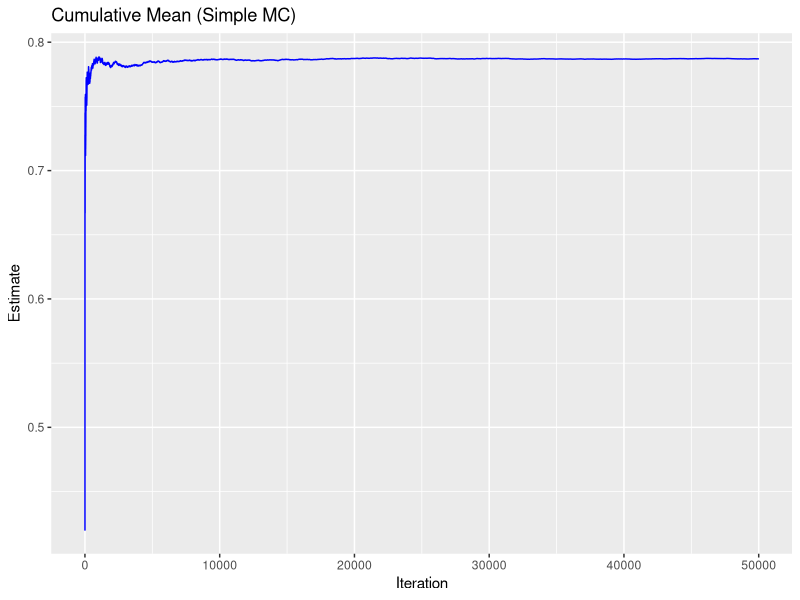
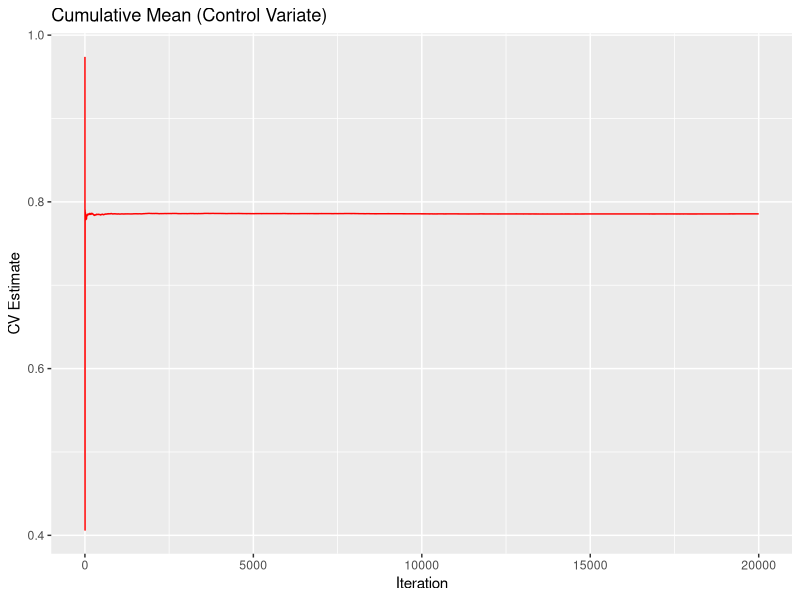
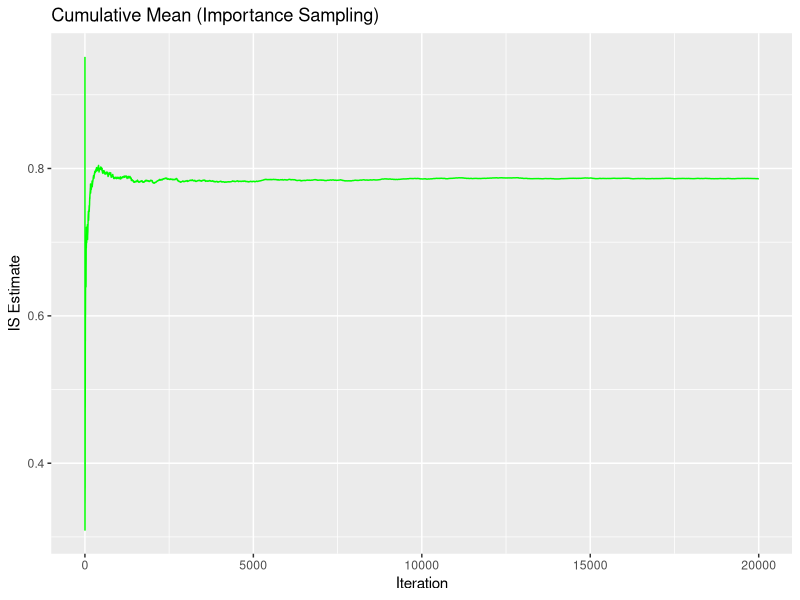
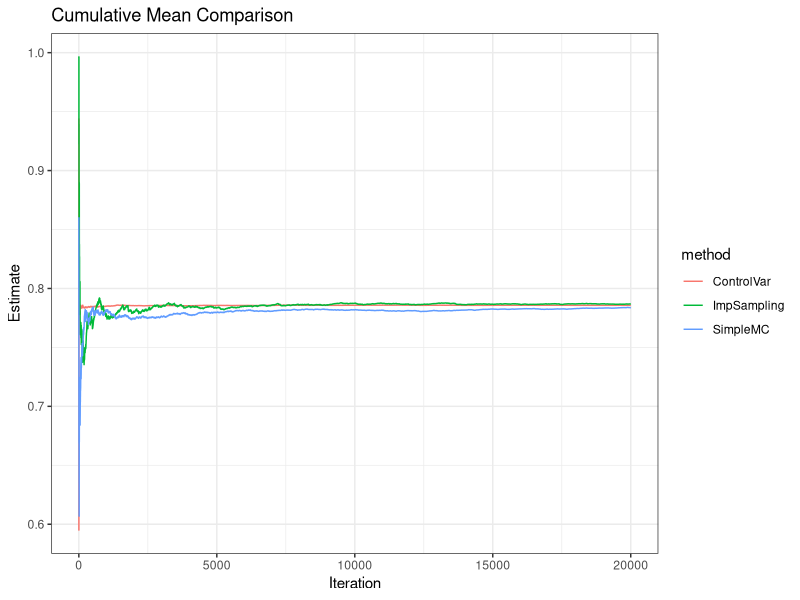

The R script that drew these images, in order:
## ---- chunk 1
library(ggplot2)

# Define logistic function
logistic <- function(z) {
  1 / (1 + exp(-z))
}

# Set model parameters
alpha <- 0        # Intercept
beta  <- 1        # Covariate coefficient

# Define random generators for non-normal distributions 
#                   of random effect b and covariate x
# Example: b ~ t_5 (heavy-tailed distribution)
r_b <- function(n) {
  rt(n, df = 5)
}

# Example: x ~ Gamma(shape=2, rate=1)
r_x <- function(n) {
  rgamma(n, shape = 2, rate = 1)
}
## ---- chunk 2
simpleMC <- function(N) {
  # Sample b from f(b)
  b_samp <- r_b(N)
  # Sample x from f(x)
  x_samp <- r_x(N)
  
  # Compute p_i = logistic(alpha + b_i + beta*x_i)
  p_values <- logistic(alpha + b_samp + beta * x_samp)
  
  # Simple MC estimate is the average of p_values
  est <- mean(p_values)
  
  # Approximate standard error using sample SD / sqrt(N)
  #se  <- sd(p_values) / sqrt(N)
  
  #return(list(est = est, se = se))
  return(list(est = est))
}
## ---- chunk 3
# 3.1 Define a control variate g(b, x)
#     It should be correlated with the target function but have a known or easily
#     approximated expectation. As an example, we use a probit-based function.

g_function <- function(b, x) {
  # Example: replace logistic with pnorm (probit)
  z <- alpha + 0.8 * b + 0.8 * x  # 0.8 is a heuristic factor here
  return(pnorm(z))
}

# 3.2 Approximate E[g] using a large-scale MC, since we might not have a closed-form
approx_Eg <- function(N = 5e5) {
  b_samp <- r_b(N)
  x_samp <- r_x(N)
  mean(g_function(b_samp, x_samp))
}

# 3.3 Control variate MC estimate
cvMC <- function(N, Eg_true = NULL) {
  if(is.null(Eg_true)) {
    # If not provided, approximate E[g] with a bigger MC sample
    Eg_true <- approx_Eg(N = 5e5)
  }
  # Sample from original distributions
  b_samp <- r_b(N)
  x_samp <- r_x(N)
  
  # Target function p(b,x)
  p_vals <- logistic(alpha + b_samp + beta * x_samp)
  # Control variate g(b,x)
  g_vals <- g_function(b_samp, x_samp)
  
  # (1) Simple estimates of p and g
  p_mean <- mean(p_vals)
  g_mean <- mean(g_vals)
  
  # (2) Optimal gamma via covariance
  cov_pg <- cov(p_vals, g_vals)
  var_g  <- var(g_vals)
  gamma_opt <- cov_pg / var_g
  
  # (3) Construct CV estimator
  p_cv <- p_mean - gamma_opt * (g_mean - Eg_true)
  
  # This returns the CV estimate, gamma, and other useful metrics
  return(list(est = p_cv))
}
## ---- chunk 4
# 4.1 Define the auxiliary distribution h(b,x)
#     Here we show an example of independent sampling from h(b)*h(x).
#     We'll pick t_3 for b (heavier tail) and tweak Gamma parameters for x.

# b ~ t_3
r_b_IS <- function(n) {
  rt(n, df = 3)
}
# PDF of b for t_3
d_b_IS <- function(b) {
  dt(b, df = 3)
}

# x ~ Gamma(shape=2, rate=0.5)
r_x_IS <- function(n) {
  rgamma(n, shape = 2, rate = 0.5)
}
# PDF of x for Gamma(shape=2, rate=0.5)
d_x_IS <- function(x) {
  dgamma(x, shape = 2, rate = 0.5)
}

# 4.2 Implement Importance Sampling
IS_MC <- function(N) {
  # Sample from h(b,x)
  b_samp <- r_b_IS(N)
  x_samp <- r_x_IS(N)
  
  # Compute original PDF values f(b), f(x)
  fb_vals <- dt(b_samp, df = 5)             # original t_5 for b
  fx_vals <- dgamma(x_samp, shape = 2, rate = 1)  # original Gamma for x
  
  # Compute auxiliary PDF values h(b), h(x)
  hb_vals <- d_b_IS(b_samp)
  hx_vals <- d_x_IS(x_samp)
  
  # Weights w_i = [f(b_i)*f(x_i)] / [h(b_i)*h(x_i)]
  w <- (fb_vals * fx_vals) / (hb_vals * hx_vals)
  
  # Target function p(b,x)
  p_vals <- logistic(alpha + b_samp + beta * x_samp)
  
  # IS estimate (unbiased if we average p*w)
  est <- mean(p_vals * w)
  
  # Rough variance estimate
  #p_var <- mean((p_vals * w)^2) - p_hat^2
  #se  <- sqrt(p_var / N)
  
  #return(list(est = est, se = se, w_mean = mean(w)))
  return(list(est = est))
}
## ---- chunk 5
# 5.1. Obtain a "true value" via a large-scale Simple MC
set.seed(9999)
N_large <- 5e6  

res_truth <- simpleMC(N_large)
true_value <- res_truth$est
cat("Approx. True Value =", true_value, "\n")


# 5.2. Repeat simulations for smaller N and compare bias, variance
simulate_three_methods <- function(N, Eg_true) {
  # Simple MC
  res_mc <- simpleMC(N)
  # CV
  res_cv <- cvMC(N, Eg_true = Eg_true)
  # IS
  res_is <- IS_MC(N)
  
  c(mc = res_mc$est, cv = res_cv$est, is = res_is$est)
}

set.seed(1234)
N_reps <- 50        # number of repeated simulations
N_small <- 1e5      # sample size for each repeated run


# Pre-calculate Eg_true for CV (to avoid doing it multiple times)
Eg_val <- approx_Eg(N=5e5)  

results_matrix <- replicate(N_reps, simulate_three_methods(N_small, Eg_true = Eg_val))
# results_matrix is now 3 x N_reps, each column is one replicate

mc_est <- results_matrix["mc", ]
cv_est <- results_matrix["cv", ]
is_est <- results_matrix["is", ]

# Compute mean estimate, bias, variance
mc_mean <- mean(mc_est)
cv_mean <- mean(cv_est)
is_mean <- mean(is_est)

mc_bias <- mc_mean - true_value
cv_bias <- cv_mean - true_value
is_bias <- is_mean - true_value

mc_var <- var(mc_est)
cv_var <- var(cv_est)
is_var <- var(is_est)

df_comparison <- data.frame(
  method   = c("MC", "CV", "IS"),
  mean_est = c(mc_mean, cv_mean, is_mean),
  bias     = c(mc_bias, cv_bias, is_bias),
  variance = c(mc_var, cv_var, is_var)
)

df_comparison


# 5.3 Compare CPU time
library(microbenchmark)

test_time <- microbenchmark(
  MC = { simpleMC(N_small) },
  CV = { cvMC(N_small, Eg_true = Eg_val) },
  IS = { IS_MC(N_small) },
  times = 10  # repeat each method 10 times
)

test_time
## ---- chunk 6
# 6.1 Example of cumulative mean for Simple MC
cumulative_MC <- function(N) {
  b_samp <- r_b(N)
  x_samp <- r_x(N)
  p_vals <- logistic(alpha + b_samp + beta * x_samp)
  cum_mean <- cumsum(p_vals) / seq_len(N)
  return(cum_mean)
}

# 6.2 Plot cumulative mean
set.seed(999)
N <- 5e4
cm_mc <- cumulative_MC(N)

df_mc <- data.frame(
  iter = 1:N,
  mean_est = cm_mc
)

ggplot(df_mc, aes(x = iter, y = mean_est)) +
  geom_line(color = "blue") +
  labs(title = "Cumulative Mean (Simple MC)",
       x = "Iteration",
       y = "Estimate")
## ---- chunk 7
# This function returns a vector of CV estimates for i from 1 to N.
cumulative_CV <- function(N, Eg_true = NULL, largeN_approx = 5e5) {
  if (is.null(Eg_true)) {
    # If E[g] is not provided, approximate with a larger MC
    Eg_true <- approx_Eg(N = largeN_approx)
  }
  
  # Sample from original distributions
  b_samp <- r_b(N)
  x_samp <- r_x(N)
  
  # Compute p(b,x) and g(b,x)
  p_vals <- logistic(alpha + b_samp + beta * x_samp)
  g_vals <- g_function(b_samp, x_samp)
  
  # We will keep track of partial sums to compute means, covariance, etc.
  cum_p  <- cumsum(p_vals)
  cum_g  <- cumsum(g_vals)
  cum_pg <- cumsum(p_vals * g_vals)   # needed for Cov(p,g)
  cum_g2 <- cumsum(g_vals^2)         # needed for Var(g)
  
  # Vector to store CV estimates at each iteration
  pCV_cum <- numeric(N)
  
  # The first data point (i=1) does not allow us to compute a covariance
  # We can simply set pCV_cum[1] to p_vals[1], or NA, etc.
  pCV_cum[1] <- p_vals[1]
  
  # Loop over i = 2 to N
  for (i in 2:N) {
    # partial means
    p_bar_i <- cum_p[i] / i
    g_bar_i <- cum_g[i] / i
    
    # Cov(p,g) = E[ p*g ] - E[p]*E[g ]
    # partial estimate of E[p*g] = cum_pg[i] / i
    pg_bar_i <- cum_pg[i] / i
    cov_pg_i <- pg_bar_i - (p_bar_i * g_bar_i)
    
    # Var(g) = E[g^2] - (E[g])^2
    g2_bar_i <- cum_g2[i] / i
    var_g_i  <- g2_bar_i - (g_bar_i^2)
    
    # Optimal gamma
    gamma_i <- cov_pg_i / var_g_i
    
    # CV estimate at iteration i
    pCV_cum[i] <- p_bar_i - gamma_i * (g_bar_i - Eg_true)
  }
  
  return(pCV_cum)
}

# Example usage and plotting:
set.seed(1234)
N <- 20000
cv_cum_values <- cumulative_CV(N)

df_cv <- data.frame(
  iter = 1:N,
  cv_est = cv_cum_values
)

library(ggplot2)
ggplot(df_cv, aes(x = iter, y = cv_est)) +
  geom_line(color = "red") +
  labs(title = "Cumulative Mean (Control Variate)",
       x = "Iteration",
       y = "CV Estimate")

## ---- chunk 8
cumulative_IS <- function(N) {
  # Sample from auxiliary distribution h(b,x)
  b_samp <- r_b_IS(N)
  x_samp <- r_x_IS(N)
  
  # Compute original PDF f(b), f(x)
  fb_vals <- dt(b_samp, df = 5)          # original b ~ t_5
  fx_vals <- dgamma(x_samp, shape=2, rate=1)   # original x ~ Gamma(2,1)
  
  # Compute auxiliary PDF h(b), h(x)
  hb_vals <- d_b_IS(b_samp)
  hx_vals <- d_x_IS(x_samp)
  
  # Weights
  w <- (fb_vals * fx_vals) / (hb_vals * hx_vals)
  
  # Target function p(b,x)
  p_vals <- logistic(alpha + b_samp + beta * x_samp)
  
  # Build cumulative sums
  cum_w  <- cumsum(w)
  cum_pw <- cumsum(p_vals * w)
  
  # IS estimate at iteration i: cum_pw[i] / cum_w[i]
  pIS_cum <- cum_pw / cum_w
  
  return(pIS_cum)
}

## Example usage and plotting:
set.seed(5678)
N <- 20000
is_cum_values <- cumulative_IS(N)

df_is <- data.frame(
  iter = 1:N,
  is_est = is_cum_values
)

ggplot(df_is, aes(x = iter, y = is_est)) +
  geom_line(color = "green") +
  labs(title = "Cumulative Mean (Importance Sampling)",
       x = "Iteration",
       y = "IS Estimate")

## ---- chunk 9
N <- 20000
set.seed(999)

# 1. Simple MC
cm_mc <- cumulative_MC(N)
df_mc <- data.frame(iter = 1:N, method = "SimpleMC", estimate = cm_mc)

# 2. CV
cm_cv <- cumulative_CV(N)
df_cv <- data.frame(iter = 1:N, method = "ControlVar", estimate = cm_cv)

# 3. IS
cm_is <- cumulative_IS(N)
df_is <- data.frame(iter = 1:N, method = "ImpSampling", estimate = cm_is)

# Combine
df_all <- rbind(df_mc, df_cv, df_is)

ggplot(df_all, aes(x = iter, y = estimate, color = method)) +
  geom_line() +
  labs(title = "Cumulative Mean Comparison",
       x = "Iteration",
       y = "Estimate") +
  theme_bw()

